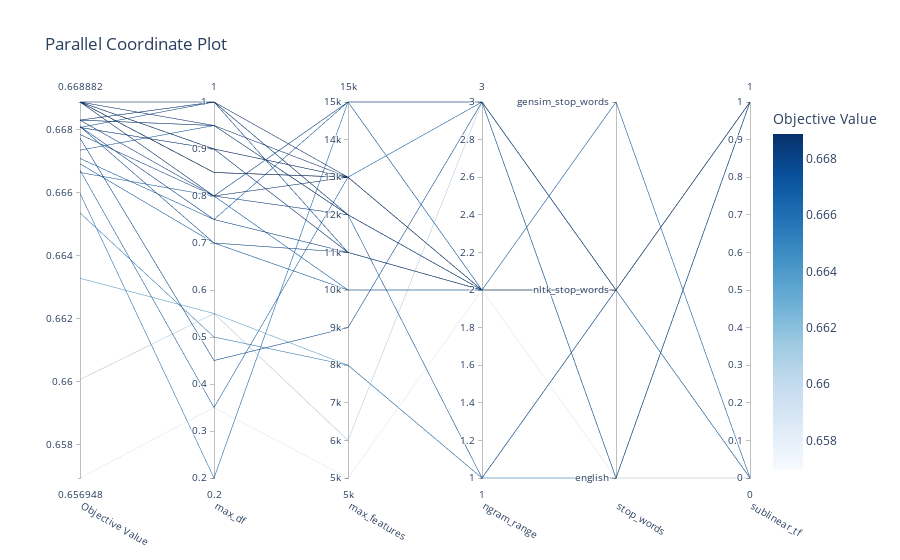

The notebook cell this image was saved under:
### Code cell
fig2=optuna.visualization.plot_parallel_coordinate(study)
fig2.write_image(f"tfidf_parallelc_{ROLLING_WINDOW_SIZE}.png")
fig2.show()

### Figure 1 — Plotly figure (JSON) as saved in the notebook; plotly's stock layout.template omitted (floating-point values rounded to 4 significant figures)
{"data": [{"dimensions": [{"label": "Objective Value", "range": [0.6569, 0.6689], "values": [0.6569, 0.6654, 0.6633, 0.6601, 0.6666, 0.6677, 0.6674, 0.6667, 0.666, 0.6671, 0.6681, 0.6681, 0.6669, 0.6681, 0.6683, 0.6689, 0.6689, 0.6683, 0.6689, 0.6689, 0.6679, 0.6689, 0.6683, 0.6683, 0.6689, 0.6689, 0.6681, 0.6689, 0.6683, 0.6681]}, {"label": "max_df", "range": [0.2, 1], "values": [0.35, 0.5, 0.55, 0.55, 0.8, 0.45, 0.95, 0.35, 0.2, 0.75, 0.75, 1, 0.7, 0.7, 1, 0.85, 0.85, 1, 1, 0.9, 0.8, 0.9, 0.95, 0.95, 0.85, 0.8, 0.9, 0.95, 0.8, 0.9]}, {"label": "max_features", "range": [5000, 15000], "values": [5000, 8000, 8000, 6000, 10000, 9000, 12000, 13000, 15000, 15000, 11000, 11000, 10000, 11000, 12000, 13000, 13000, 12000, 13000, 13000, 15000, 13000, 12000, 12000, 13000, 13000, 11000, 13000, 12000, 11000]}, {"label": "ngram_range", "range": [1, 3], "values": [2, 1, 1, 3, 2, 3, 1, 3, 3, 2, 2, 2, 2, 2, 2, 2, 2, 2, 2, 2, 3, 2, 2, 2, 2, 2, 2, 2, 2, 2]}, {"label": "stop_words", "range": [0, 2], "ticktext": ["english", "nltk_stop_words", "gensim_stop_words"], "tickvals": [0, 1, 2], "values": [0, 0, 1, 0, 2, 1, 1, 0, 1, 1, 1, 1, 1, 1, 1, 1, 1, 1, 1, 1, 1, 1, 1, 1, 1, 1, 1, 1, 1, 1]}, {"label": "sublinear_tf", "range": [0, 1], "values": [1, 1, 0, 0, 0, 1, 1, 1, 0, 1, 1, 1, 1, 1, 1, 1, 1, 1, 1, 1, 1, 1, 1, 1, 1, 1, 1, 1, 1, 1]}], "labelangle": 30, "labelside": "bottom", "line": {"color": [0.6569, 0.6654, 0.6633, 0.6601, 0.6666, 0.6677, 0.6674, 0.6667, 0.666, 0.6671, 0.6681, 0.6681, 0.6669, 0.6681, 0.6683, 0.6689, 0.6689, 0.6683, 0.6689, 0.6689, 0.6679, 0.6689, 0.6683, 0.6683, 0.6689, 0.6689, 0.6681, 0.6689, 0.6683, 0.6681], "colorbar": {"title": {"text": "Objective Value"}}, "colorscale": [[0, "rgb(247,251,255)"], [0.125, "rgb(222,235,247)"], [0.25, "rgb(198,219,239)"], [0.375, "rgb(158,202,225)"], [0.5, "rgb(107,174,214)"], [0.625, "rgb(66,146,198)"], [0.75, "rgb(33,113,181)"], [0.875, "rgb(8,81,156)"], [1, "rgb(8,48,107)"]], "reversescale": false, "showscale": true}, "type": "parcoords"}], "layout": {"title": {"text": "Parallel Coordinate Plot"}}}
